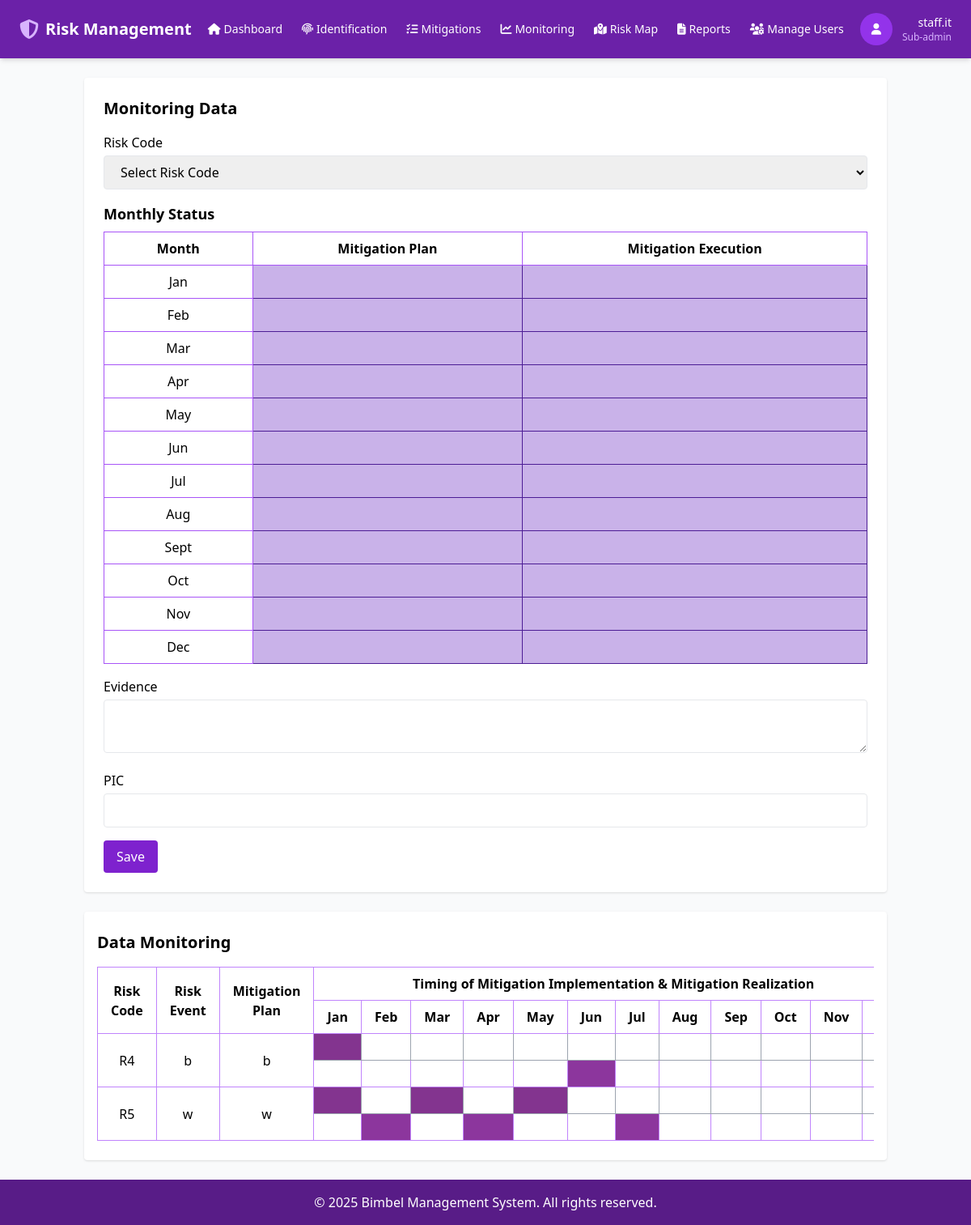
Page /pages/monitoring.php (signed in) on the committed database.
### tables this page shows
CREATE TABLE `monitoring` (
  `id` int(11) NOT NULL,
  `risk_code` varchar(255) DEFAULT NULL,
  `risk_event` text NOT NULL,
  `mitigation_plan` text NOT NULL,
  `month` varchar(10) DEFAULT NULL,
  `status` enum('rencana','pelaksanaan') DEFAULT NULL,
  `evidence` text DEFAULT NULL,
  `pic` text DEFAULT NULL,
  `month_status` text DEFAULT NULL,
  `likelihood` int(11) NOT NULL DEFAULT 1,
  `impact` int(11) NOT NULL DEFAULT 1,
  `staff_id` int(11) DEFAULT NULL
);

CREATE TABLE `risks` (
  `id` int(11) NOT NULL,
  `risk_code` varchar(20) NOT NULL,
  `objective` text DEFAULT NULL,
  `process_business` enum('Akademik','Finansial','Kepegawaian') DEFAULT NULL,
  `risk_event` text DEFAULT NULL,
  `risk_category` enum('Strategic','Financial','Operational') DEFAULT NULL,
  `risk_cause` text DEFAULT NULL,
  `risk_source` enum('Internal','External') DEFAULT NULL,
  `qualitative` text DEFAULT NULL,
  `quantitative` varchar(50) DEFAULT NULL,
  `risk_owner` text DEFAULT NULL,
  `department` text DEFAULT NULL,
  `staff_id` int(11) DEFAULT NULL,
  `created_by` int(11) DEFAULT NULL
);

CREATE TABLE `mitigations` (
  `id` int(11) NOT NULL,
  `risk_code` varchar(10) DEFAULT NULL,
  `inherent_likehood` tinyint(4) DEFAULT NULL,
  `inherent_impact` tinyint(4) DEFAULT NULL,
  `inherent_risk_level` int(11) DEFAULT NULL,
  `existing_control` enum('Yes','No') DEFAULT NULL,
  `control_quality` enum('Sufficient','Not Sufficient') DEFAULT NULL,
  `execution_status` enum('On Progress','Pending','Completed') DEFAULT NULL,
  `residual_likehood` tinyint(4) DEFAULT NULL,
  `residual_impact` tinyint(4) DEFAULT NULL,
  `residual_risk_level` int(11) DEFAULT NULL,
  `risk_treatment` enum('Accept','Share','Reduce','avoid') DEFAULT NULL,
  `mitigation_plan` text DEFAULT NULL,
  `after_mitigation_likehood` tinyint(4) DEFAULT NULL,
  `after_mitigation_impact` tinyint(4) DEFAULT NULL,
  `after_mitigation_risk_level` int(11) DEFAULT NULL,
  `staff_id` int(11) DEFAULT NULL,
  `is_completed` tinyint(1) NOT NULL DEFAULT 0
);

### pages/monitoring.php (the view, shortened to what this page needs)
<?php
require_once '../classes/Mitigation.php';
$months = ['Jan', 'Feb', 'Mar', 'Apr', 'May', 'Jun', 'Jul', 'Aug', 'Sep', 'Oct', 'Nov', 'Dec'];
$is_admin = $_SESSION['role'] === 'admin' || $_SESSION['role'] === 'sub-admin';
require_once '../includes/header.php';
?>
<!DOCTYPE html>
<html lang="id">
<head>
    <script src="https://cdn.tailwindcss.com"></script>
    <link rel="stylesheet" href="https://cdnjs.cloudflare.com/ajax/libs/font-awesome/6.4.0/css/all.min.css" />
</head>
<body class="bg-gray-50 flex flex-col min-h-screen">
    <main class="container mx-auto px-4 py-6 flex-grow">
         <?php if ($is_admin): ?>
        <section class="bg-white p-6 rounded shadow mb-6">
            <h2 class="text-xl font-bold mb-4 text-purple-dark">Monitoring Data</h2>
            <form action="monitoring.php" method="POST" class="space-y-4">
                <div>
                    <label for="risk_code" class="block text-purple-dark font-medium">Risk Code</label>
                    <select id="risk_code" name="risk_code" required onchange="updateRiskDetails(this.value)" class="w-full mt-1 px-4 py-2 border rounded focus:ring focus:ring-purple-500">
                        <option value="" disabled selected>Select Risk Code</option>
                    </select>
                </div>
                <div>
                    <h3 class="text-lg font-bold mb-2 text-purple-dark">Monthly Status</h3>
                    <table class="table-auto w-full border border-purple-500">
                        <thead class="bg-purple-light">
                            <tr>
                                <th class="border border-purple-500 px-4 py-2 text-center text-purple-dark font-bold">Month</th>
                                <th class="border border-purple-500 px-4 py-2 text-center text-purple-dark font-bold">Mitigation Plan</th>
                                <th class="border border-purple-500 px-4 py-2 text-center text-purple-dark font-bold">Mitigation Execution</th>
                            </tr>
                        </thead>
                        <tbody>
                            <?php
                            $months = ['Jan', 'Feb', 'Mar', 'Apr', 'May', 'Jun', 'Jul', 'Aug', 'Sept', 'Oct', 'Nov', 'Dec'];
                            $monthStatus = json_decode($editData['month_status'] ?? '{}', true);
                            foreach ($months as $month){
                                $rencana = $monthStatus[$month]['rencana'] ?? 'none';
                                $pelaksanaan = $monthStatus[$month]['pelaksanaan'] ?? 'none';
                                echo "<tr class='hover:bg-purple-100'>";
                                echo "<td class='border border-purple-500 px-4 py-2 text-center text-purple-dark font-medium'>$month</td>";
                                echo "<td
                                    class='month-cell editable border border-purple-500 px-4 py-2 text-center font-medium " .
                                    ($rencana === 'rencana' ? 'purple' : 'purple-light') . "'
                                    data-month='$month'
                                    data-type='rencana'
                                    data-status='$rencana'>
                                &nbsp;
                                </td>";
                                echo "<td
                                    class='month-cell editable border border-purple-500 px-4 py-2 text-center font-medium " .
                                    ($pelaksanaan === 'pelaksanaan' ? 'purple-dark' : 'purple-light') . "'
                                    data-month='$month'
                                    data-type='pelaksanaan'
                                    data-status='$pelaksanaan'>
                                &nbsp;
                                </td>";
                                echo "</tr>";
                            }
                            ?>
                        </tbody>
                    </table>
                </div>
                <div>
                    <label for="evidence" class="block text-purple-dark font-medium">Evidence</label>
                    <textarea id="evidence" name="evidence" required class="w-full mt-1 px-4 py-2 border rounded focus:ring focus:ring-purple-500"><?php echo $editData['evidence'] ?? ''; ?></textarea>
                </div>
                <div>
                    <label for="pic" class="block text-purple-dark font-medium">PIC</label>
                    <input type="text" id="pic" name="pic" required class="w-full mt-1 px-4 py-2 border rounded focus:ring focus:ring-purple-500" value="<?php echo $editData['pic'] ?? ''; ?>" />
                </div>
                <button type="submit" class="bg-purple-700 text-white px-4 py-2 rounded hover:bg-purple-800 transition">Save</button>
            </form>
        </section>
        <?php endif;?>
         <section class="table-section px-4 py-6 bg-white rounded shadow">
            <h2 class="text-xl font-bold mb-4 text-purple-dark">Data Monitoring</h2>
            <div class="overflow-x-auto">
                <table class="table-auto w-full border border-purple-300">
                    <thead class="bg-purple-light">
                        <tr>
                            <th class="border border-purple-400 px-4 py-2" rowspan="2">Risk Code</th>
                            <th class="border border-purple-400 px-4 py-2" rowspan="2">Risk Event</th>
                            <th class="border border-purple-400 px-4 py-2" rowspan="2">Mitigation Plan</th>
                            <th class="border border-purple-400 px-4 py-2" colspan="12">Timing of Mitigation Implementation & Mitigation Realization</th>
                        </tr>
                        <tr>
                            <th class="border border-purple-400 px-4 py-2">Jan</th>
                            <th class="border border-purple-400 px-4 py-2">Feb</th>
                            <th class="border border-purple-400 px-4 py-2">Mar</th>
                            <th class="border border-purple-400 px-4 py-2">Apr</th>
                            <th class="border border-purple-400 px-4 py-2">May</th>
                            <th class="border border-purple-400 px-4 py-2">Jun</th>
                            <th class="border border-purple-400 px-4 py-2">Jul</th>
                            <th class="border border-purple-400 px-4 py-2">Aug</th>
                            <th class="border border-purple-400 px-4 py-2">Sep</th>
                            <th class="border border-purple-400 px-4 py-2">Oct</th>
                            <th class="border border-purple-400 px-4 py-2">Nov</th>
                            <th class="border border-purple-400 px-4 py-2">Dec</th>
                        </tr>
                    </thead>
                    <tbody class="text-purple-dark">
                        <?php
                        $role = $_SESSION['role'] ?? '';
                        $staff_id = $_SESSION['staff_id'] ?? null;
                        if ($role === 'admin') {
                            $query = $conn->query("SELECT monitoring.*,
                                                         risks.risk_event,
                                                         mitigations.mitigation_plan,
                                                         staffs.staff_name
                                                  FROM monitoring
                                                  LEFT JOIN risks ON monitoring.risk_code = risks.risk_code
                                                  LEFT JOIN mitigations ON monitoring.risk_code = mitigations.risk_code
                                                  LEFT JOIN staffs ON risks.staff_id = staffs.id");
                        } else {
                            $query = $conn->prepare("SELECT monitoring.*,
                                                           risks.risk_event,
                                                           mitigations.mitigation_plan,
                                                           staffs.staff_name
                                                    FROM monitoring
                                                    LEFT JOIN risks ON monitoring.risk_code = risks.risk_code
                                                    LEFT JOIN mitigations ON monitoring.risk_code = mitigations.risk_code
                                                    LEFT JOIN staffs ON risks.staff_id = staffs.id
                                                    WHERE risks.staff_id = :staff_id");
                            $query->execute(['staff_id' => $staff_id]);
                        }
                        while ($row = $query->fetch()) {
                            $month_status = json_decode($row['month_status'], true);
                            $risk_code = htmlspecialchars($row['risk_code']);
                            $risk_event = htmlspecialchars($row['risk_event'] ?? 'N/A');
                            $mitigation_plan = htmlspecialchars($row['mitigation_plan'] ?? 'N/A');
                            echo "<tr>
                                <td class='border border-purple-400 px-4 py-2 text-center' rowspan='2'>$risk_code</td>
                                    <td class='border border-purple-400 px-4 py-2 text-center' rowspan='2'>$risk_event</td>
                                    <td class='border border-purple-400 px-4 py-2 text-center' rowspan='2'>$mitigation_plan</td>";
                            foreach ($months as $month) {
                                $rencana = $month_status[$month]['rencana'] ?? 'none';
                                $color = $rencana === 'rencana' ? 'purple text-white' : '';
                                echo "<td class='border border-gray-400 px-2 py-1 text-center $color'>&nbsp;</td>";
                            }
                            echo "<tr class='hover:bg-gray-50'>";
                            foreach ($months as $month) {
                                $pelaksanaan = $month_status[$month]['pelaksanaan'] ?? 'none';
                                $color = $pelaksanaan === 'pelaksanaan' ? 'purple-dark text-white' : '';
                                echo "<td class='border border-purple-400 px-2 py-1 text-center $color'>&nbsp;</td>";
                            }
                            echo "</tr>";
                        }
                        ?>
                    </tbody>
                </table>
            </div>
         </section>
    </main>
    <?php
    require_once '../includes/footer.php';
    ?>
</body>
</html>

### pages/monitoring.php (style rules this page uses)
.purple { background-color:rgb(131, 52, 143); color: white; }
.purple-light { background-color:rgb(201, 178, 233); color:rgb(121, 70, 193); }
.purple-dark { background-color:rgb(140, 54, 157); color: white; }
.month-cell { border: 1px solid #4C1D95; text-align: center; cursor: pointer; }

### rows in the picture
monitoring: risk_code "R4", risks.risk_event "b", mitigations.mitigation_plan "b"
monitoring: risk_code "R5", risks.risk_event "w", mitigations.mitigation_plan "w"

### other values in the picture
$username "staff.it"
$role "Sub-admin"
$month "Jan"
$month "Feb"
$month "Mar"
$month "Apr"
$month "May"
$month "Jun"
$month "Jul"
$month "Aug"
$month "Sept"
$month "Oct"
$month "Nov"
$month "Dec"
